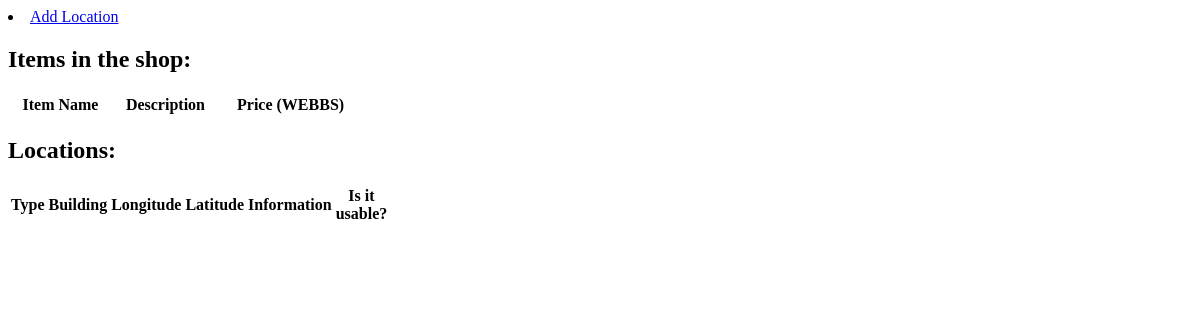
/, run on an earlier commit of the app's database.
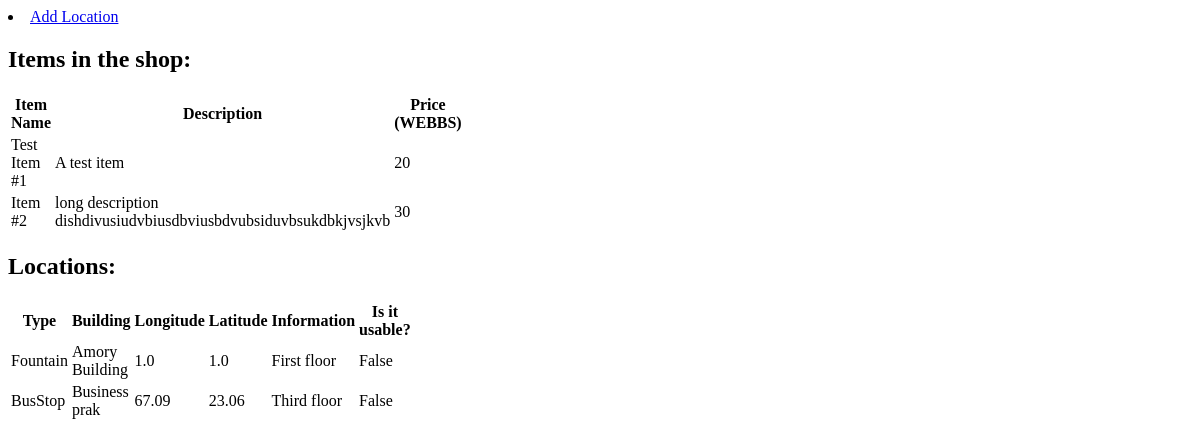
And on a later commit of the database.
### app/models.py (models this page shows, shortened)
class Item(models.Model):
    name = models.CharField(max_length=50)
    description = models.CharField(max_length=100)
    price = models.IntegerField()

class Location(models.Model):
    item_type = [('Fountain', 'Fountain'), ('BusStop', 'BusStop'), ('Bin', 'Bin')]
    type = models.CharField(max_length = 8, choices = item_type, default='Fountain')
    building = models.CharField(max_length=100)
    longitude = models.FloatField()
    latitude = models.FloatField()
    information = models.CharField(max_length=200)
    usable = models.BooleanField(default=True)

### app/views.py (the view)
# urls.py: path('', views.home, name='home'),
def home(request):
    all_items = Item.objects.all
    all_locations = Location.objects.all
    return render(request, 'home.html', {'all_items': all_items, 'all_locations': all_locations})

### app/templates/home.html
<html>
<li><a href="{% url 'add-location' %}">Add Location</a></li>
<body>
<h2>Items in the shop:</h2>
<table style="width:30%">
  <tr>
    <th>Item Name</th>
    <th>Description</th>
    <th>Price (WEBBS)</th>
  </tr>
  {% for item in all_items %}
  <tr>
    <td> {{ item.name }}</td>
    <td> {{ item.description }} </td>
    <td> {{ item.price }} </td>
  </tr>
  {% endfor %}
</table>
<h2>Locations:</h2>
<table style="width:30%">
  <tr>
    <th>Type</th>
    <th>Building</th>
    <th>Longitude</th>
    <th>Latitude</th>
    <th>Information</th>
    <th>Is it usable?</th>
  </tr>
  {% for location in all_locations %}
  <tr>
    <td> {{ location.type }}</td>
    <td> {{ location.building }} </td>
    <td> {{ location.longitude }} </td>
    <td> {{ location.latitude }} </td>
    <td> {{ location.information }} </td>
    <td> {{ location.usable }} </td>
  </tr>
  {% endfor %}
</table>
</body>
</html>

What changed in the data, as far as the page shows it:
added Item: name "Test Item #1", description "A test item", price "20"
added Item: name "Item #2", description "long description dishdivusiudvbiusdbviusbdvubsiduvbsukdbkjvsjkvb", price "30"
added Location: type "Fountain", building "Amory Building", longitude "1.0", latitude "1.0", information "First floor", usable "False"
added Location: type "BusStop", building "Business prak", longitude "67.09", latitude "23.06", information "Third floor", usable "False"
